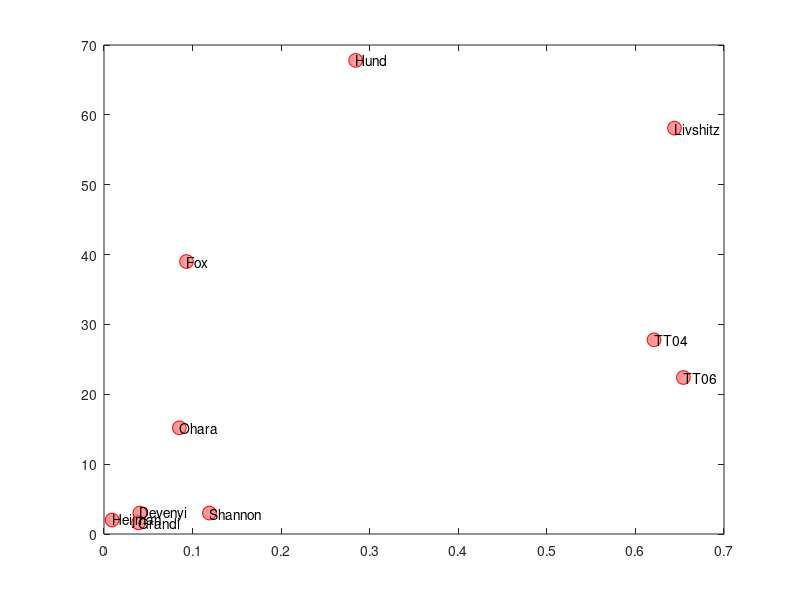

This figure's MATLAB source: (Note: this script raises an error after producing the figure.)
%% Figure S9: Additional correlation plots 

%%%%%%%%%%%%%%%%%%%%%%%%%%%%%%%%%%%%%%%%%%%%%%%%%%%%%%%%%%%%%%%%%%%%%%%%%%%
%--- "Slow delayed rectifier current protects ventricular myocytes from
% arrhythmic dynamics across multiple species: a computational study" ---%

% By: Varshneya,Devenyi,Sobie 
% For questions, please contact Dr.Eric A Sobie -> eric.sobie@mssm.edu 
% or put in a pull request or open an issue on the github repository:
% https://github.com/meeravarshneya1234/IKs_stabilizes_APs.git. 

%--- Note:
% Results displayed in manuscript were run using MATLAB 2016a on a 64bit
% Intel Processor. For exact replication of figures it is best to use these
% settings.
%%%%%%%%%%%%%%%%%%%%%%%%%%%%%%%%%%%%%%%%%%%%%%%%%%%%%%%%%%%%%%%%%%%%%%%%%%%

%--------------------------------------------------------------------------
%% Figure S9A
%--- Description of Figure:
% The scaling factor (ICaL factor) by which the calcium current was
% increased does not correlate with the levels of Iks. Since the baseline
% ICaL magnitude differed between models, the ICaL factor did not provide a
% fair basis of comparison. To compare susceptibility to EADs, we
% integrated the ICaL waveform at the level just under the EAD threshold as
% depicted in Figures 4 & 5.

%---: Functions required to run this part :---%
% inject_current_program.m - runs injection simulation using parfor loop
% reformat_data.m - reformats the data collected from inject_current_program
%--------------------------------------------------------------------------
%%
modelnames = {'Fox','Hund','Heijman','Shannon','Livshitz','Devenyi','TT04','TT06','Ohara','Grandi'};
load('data.mat')
IKs_Fraction = cell2mat(cellfun(@(x) datatable.(x).IKs_Fraction,modelnames,'UniformOutput',0));
ICaL_Factor = [39 67.8 2 3 58.1 3 27.8 22.4 15.2 1.6]; % values obtained from Figure4.m and FigureS6.m.

figure 
plot(IKs_Fraction,ICaL_Factor,'o','MarkerSize',10,...
    'MarkerEdgeColor','red',...
    'MarkerFaceColor',[1 .6 .6])
text(IKs_Fraction,ICaL_Factor, modelnames);
h=lsline;
xlabel('IKs Fraction')
ylabel('ICaL Factor')
title('Figure S9A')
set(gca,'FontSize',12,'FontWeight','bold')

%% Figure S9B
%--- Description of Figure:
% The percent change in APD between the APD when 0.1 A/F inward current was
% injected into the models and the baseline APD was calculated and compared
% with the levels of IKs. This shows that models with low IKs are much more
% susceptible to APD prolongation when an arbitrary inward current is
% injected as compared to models with high IKs.

%---: Functions required to run this part :---%
% inject_current_program.m - runs injection simulation using parfor loop
% reformat_data.m - reformats the data collected from inject_current_program
%--------------------------------------------------------------------------
%%
%---- Set Up Simulation ----%
modelnames = {'Fox','Hund','Livshitz','Devenyi','Shannon','TT04','TT06','Ohara','Grandi'};
% options - 'Fox', 'Hund', 'Livshitz','Devenyi','Shannon','TT04','TT06','Grandi','Ohara'

celltypes = {'','','','','','endo','endo','endo','endo'}; 
% size should be same as model_name, enter one for each model
% options only available for human models as follows
% TT04, TT06, Ohara - 'epi', 'endo', 'mid'
% Grandi - 'epi', 'endo'

settings.PCL =1000 ;  % Interval bewteen stimuli,[ms]
settings.stim_delay = 100 ; % Time the first stimulus, [ms]
settings.stim_dur = 2 ; % Stimulus duration
amps = [36.4,32.2,35,30.9,35,25,22.6,32.2,20.6]; % Stimulus amplitude (see Table S1 for details) 
settings.nBeats = 100 ; % Number of beats to simulate 
settings.numbertokeep =1;% Determine how many beats to keep. 1 = last beat, 2 = last two beats
settings.steady_state = 1;% 1 - run steady state conditions 0 - do not run steady state conditions 
settings.Inject = [0 0.1]; %amount of current to inject 

%---- Run Simulation ----%

for i = 1:length(modelnames) 
    settings.model_name = modelnames{i};
    settings.celltype = celltypes{i};
    settings.stim_amp = amps(i);
    X = inject_current_program(settings);    
    Xnew = reformat_data(X,length(settings.Inject));  
    
    APDs = cell2mat(Xnew.APDs);
    change(i) =(APDs(2) - APDs(1))/APDs(1);
end 

% Heijman model sims 
X = FigureS9Heijman();
Xnew = reformat_data(X,1);
APDs = cell2mat(Xnew.APDs);
change_Heijman = (APDs(2) - APDs(1))/APDs(1);

%---- Plot Correlation ----%
change = [change(1:2) change_Heijman change(3:end)]; %percent change in APD between the APD when 0.1 A/F inward current and baseline APD
models = {'Fox','Hund','Heijman','Livshitz','Devenyi','Shannon','TT04','TT06','Ohara','Grandi'};
figure 
plot(IKs_Fraction,change,'o','MarkerSize',10,...
    'MarkerEdgeColor','red',...
    'MarkerFaceColor',[1 .6 .6])
text(IKs_Fraction,change, models);
h=lsline;
xlabel('IKs Fraction')
title('Figure S9B')
ylabel('%Change in APD at 0.1 A/F Inject')
set(gca,'FontSize',12,'FontWeight','bold')